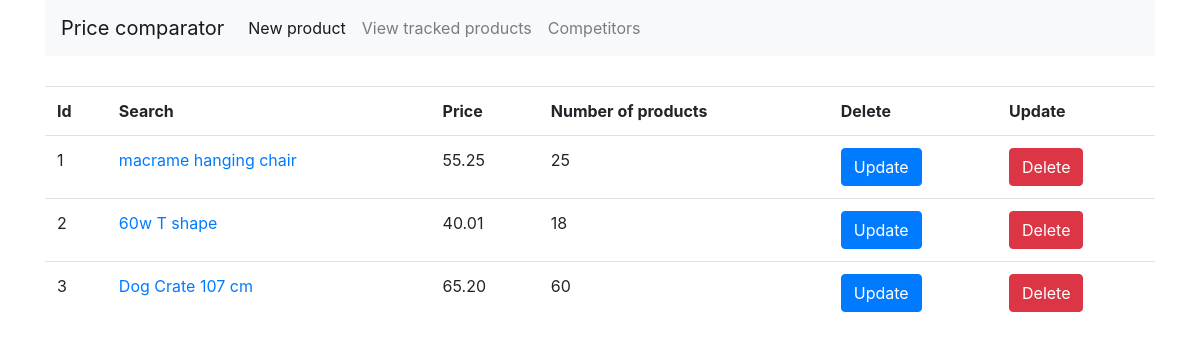
Page /view_tracked_products on the committed database.
### app.py (models this page shows)
class Search(db.Model):
	id = db.Column(db.Integer, primary_key=True, autoincrement=True)
	search = db.Column(db.String(200), nullable=False)
	price = db.Column(db.Numeric(10,2))
	tacked_products = db.relationship('TrackedProduct', backref='Seach', lazy=True)

### app.py (the view)
@app.route('/view_tracked_products')
def view_tracked_products():
	trackedProducts = Search.query.all()
	return render_template('view_tracked_products.html', products=trackedProducts)

### templates/view_tracked_products.html
{% extends "base.html" %}
{% block content %}
  <div>
  <table class="table">
    <tr>
      <th>Id</th>
      <th>Search</th>
      <th>Price</th>
      <th>Number of products</th>
      <th>Delete</th>
      <th>Update</th>
    </tr>
    {% for product in products %}
    <tr>
      <td>{{product.id}}</td>
      <td><a href="related_products?search_id={{product.id}}">{{product.search}}</a></td>
      <td>{{product.price}}</td>
      <td>{{product.tacked_products|length}}</td>
      <td><button class="btn btn-primary">Update</button></td>
      <td><button class="btn btn-danger">Delete</button></td>
    </tr>
  {% endfor %}
  </table>
  </div>
{% endblock %}

### rows in the picture
Search: id "1", search "macrame hanging chair", price "55.25", tacked_products|length "25"
Search: id "2", search "60w T shape", price "40.01", tacked_products|length "18"
Search: id "3", search "Dog Crate 107 cm", price "65.20", tacked_products|length "60"
